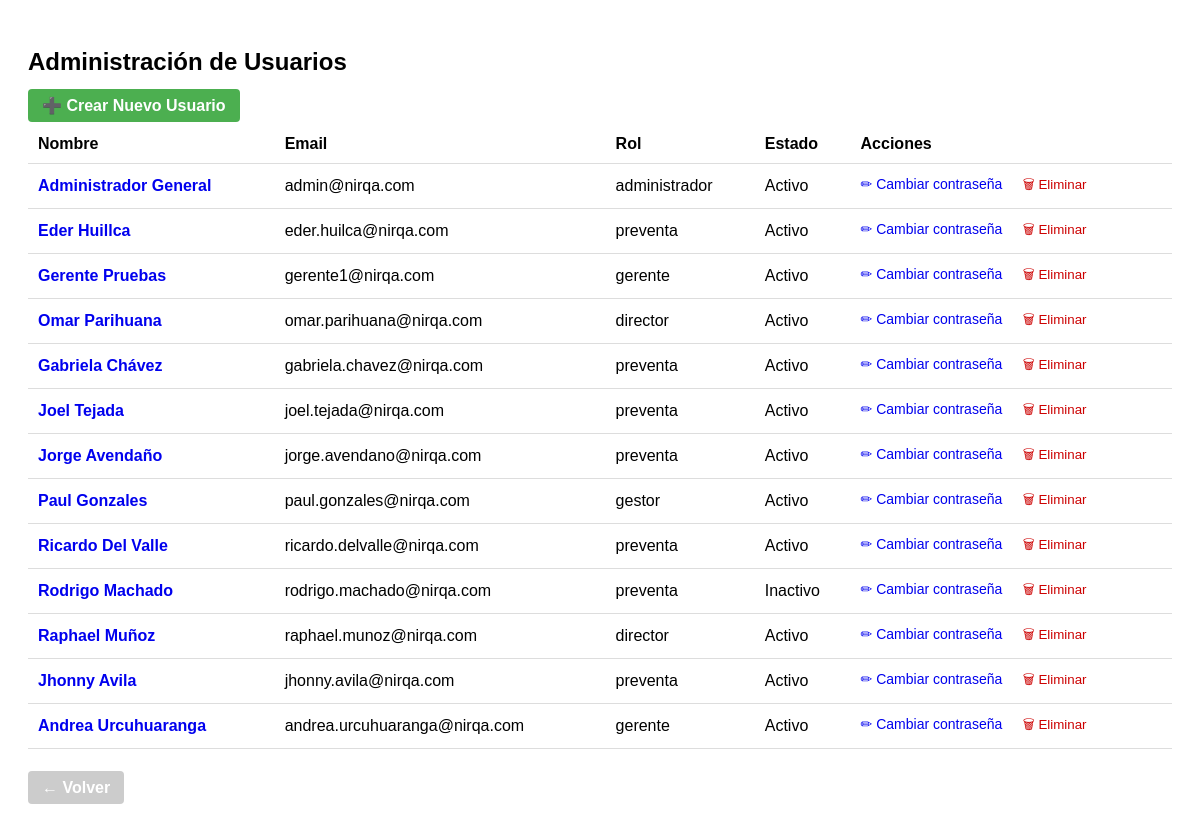
The page /admin/usuarios (signed in) on the database its author committed.
### tables this page shows
CREATE TABLE usuarios (
            id INTEGER PRIMARY KEY AUTOINCREMENT,
            nombre TEXT NOT NULL,
            email TEXT NOT NULL UNIQUE,
            password TEXT NOT NULL,
            rol TEXT NOT NULL CHECK (
                rol IN ('administrador', 'gerente', 'director', 'account_manager', 'preventa', 'gestor')
            ),
            activo INTEGER NOT NULL DEFAULT 1
        , ultima_actualizacion_password TEXT, password_anterior TEXT);

### app.py (the view)
@app.route("/admin/usuarios")
def admin_usuarios():
    if "usuario_id" not in session or session.get("rol") != "administrador":
        flash("Acceso denegado", "error")
        return redirect(url_for("index"))
    conn = get_db_connection()
    cursor = conn.cursor()
    cursor.execute("SELECT id, nombre, email, rol, activo FROM usuarios")
    usuarios = cursor.fetchall()
    conn.close()
    return render_template("admin_usuarios.html", usuarios=usuarios)

### app.py (called while the page is built)
@app.before_request
def verificar_acceso():
    rutas_publicas = ["/login", "/static", "/favicon.ico"]
    if not session.get("usuario_id"):
        if not any(request.path.startswith(r) for r in rutas_publicas):
            return redirect(url_for('login'))

### utils/db_connection.py (called while the page is built)
def get_db_connection():
    base_dir = os.path.dirname(os.path.abspath(__file__))
    db_path = os.path.join(base_dir, '..', 'database', 'crm_database.db')
    conn = sqlite3.connect(db_path)
    conn.row_factory = sqlite3.Row  # ✅ Esto permite acceder a las columnas por nombre
    return conn

### templates/admin_usuarios.html (shortened to what this page needs)
<!DOCTYPE html>
<html lang="es">
<head>
</head>
<body>
    <h2>Administración de Usuarios</h2>
    <a href="{{ url_for('crear_usuario') }}" class="button">➕ Crear Nuevo Usuario</a>
    <table>
        <thead>
            <tr>
                <th>Nombre</th>
                <th>Email</th>
                <th>Rol</th>
                <th>Estado</th>
                <th>Acciones</th>
            </tr>
        </thead>
        <tbody>
            {% for usuario in usuarios %}
            <tr>
                <td>
                  <a href="{{ url_for('editar_usuario', id=usuario.id) }}" style="text-decoration:none; font-weight:bold;">
                    {{ usuario.nombre }}
                  </a>
                </td>
                <td>{{ usuario.email }}</td>
                <td>{{ usuario.rol }}</td>
                <td>{{ "Activo" if usuario.activo else "Inactivo" }}</td>
                <td class="acciones">
                    <a href="{{ url_for('cambiar_password', id=usuario.id) }}">✏ Cambiar contraseña</a>
                    <form method="POST" action="{{ url_for('eliminar_usuario', id=usuario.id) }}" style="display:inline;" onsubmit="return confirm('¿Seguro que deseas eliminar este usuario?');">
                        <button type="submit" style="background:none; border:none; color:#c00; cursor:pointer;">🗑 Eliminar</button>
                    </form>
                </td>
            </tr>
            {% endfor %}
        </tbody>
    </table>
    <div style="margin-top: 30px;">
        <a href="{{ url_for('index') }}" class="button button-secondary" style="text-decoration: none;">
            ← Volver
        </a>
    </div>
</body>
</html>

### templates/admin_usuarios.html (style rules this page uses)
body { font-family: Arial, sans-serif; padding: 20px; }
h2 { margin-bottom: 20px; }
table { width: 100%; border-collapse: collapse; margin-top: 10px; }
th, td { padding: 10px; text-align: left; border-bottom: 1px solid #ddd; }
.acciones a { margin-right: 10px; text-decoration: none; font-size: 14px; }
.button { background-color: #4CAF50; color: white; padding: 8px 14px; border: none; border-radius: 4px; text-decoration: none; font-weight: bold; cursor: pointer; margin-bottom: 20px; }
.button-secondary { background-color: #CCC; color: white; }

### rows shown on the page
usuarios: nombre "Administrador General", email "admin@nirqa.com", rol "administrador", activo "Activo"
usuarios: nombre "Eder Huillca", email "eder.huilca@nirqa.com", rol "preventa", activo "Activo"
usuarios: nombre "Gerente Pruebas", email "gerente1@nirqa.com", rol "gerente", activo "Activo"
usuarios: nombre "Omar Parihuana", email "omar.parihuana@nirqa.com", rol "director", activo "Activo"
usuarios: nombre "Gabriela Chávez", email "gabriela.chavez@nirqa.com", rol "preventa", activo "Activo"
usuarios: nombre "Joel Tejada", email "joel.tejada@nirqa.com", rol "preventa", activo "Activo"
usuarios: nombre "Jorge Avendaño", email "jorge.avendano@nirqa.com", rol "preventa", activo "Activo"
usuarios: nombre "Paul Gonzales", email "paul.gonzales@nirqa.com", rol "gestor", activo "Activo"
usuarios: nombre "Ricardo Del Valle", email "ricardo.delvalle@nirqa.com", rol "preventa", activo "Activo"
usuarios: nombre "Rodrigo Machado", email "rodrigo.machado@nirqa.com", rol "preventa", activo "Inactivo"
usuarios: nombre "Raphael Muñoz", email "raphael.munoz@nirqa.com", rol "director", activo "Activo"
usuarios: nombre "Jhonny Avila", email "jhonny.avila@nirqa.com", rol "preventa", activo "Activo"
usuarios: nombre "Andrea Urcuhuaranga", email "andrea.urcuhuaranga@nirqa.com", rol "gerente", activo "Activo"
